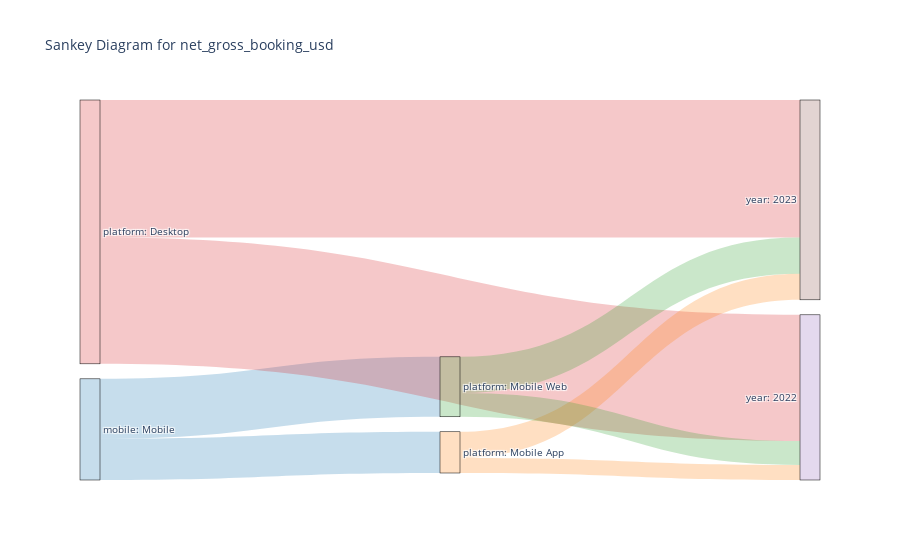

The notebook cell this image was saved under:
### Code cell
sankey_tree_chart = SankeyTree(
    dataframe=df_agg,
    metric="net_gross_booking_usd",
    root_nodes_col="mobile",
    sequence_cols=["platform", "year"]
)

sankey_tree_chart.plot()

### Figure 1 — Plotly figure (JSON) as saved in the notebook; plotly's stock layout.template omitted (floating-point values rounded to 4 significant figures)
{"data": [{"link": {"color": ["rgba(31, 119, 180, 0.25)", "rgba(31, 119, 180, 0.25)", "rgba(214, 39, 40, 0.25)", "rgba(214, 39, 40, 0.25)", "rgba(255, 127, 14, 0.25)", "rgba(255, 127, 14, 0.25)", "rgba(44, 160, 44, 0.25)", "rgba(44, 160, 44, 0.25)"], "source": [0, 0, 3, 3, 1, 1, 2, 2], "target": [1, 2, 4, 5, 4, 5, 4, 5], "value": [104600000.0, 152000000.0, 320200000.0, 349000000.0, 38220000.0, 66360000.0, 60570000.0, 91450000.0]}, "node": {"color": ["rgba(31, 119, 180, 0.25)", "rgba(255, 127, 14, 0.25)", "rgba(44, 160, 44, 0.25)", "rgba(214, 39, 40, 0.25)", "rgba(148, 103, 189, 0.25)", "rgba(140, 86, 75, 0.25)"], "label": ["mobile: Mobile", "platform: Mobile App", "platform: Mobile Web", "platform: Desktop", "year: 2022", "year: 2023"], "line": {"color": "black", "width": 0.5}, "pad": 15, "thickness": 20}, "type": "sankey"}], "layout": {"font": {"size": 10}, "title": {"text": "Sankey Diagram for net_gross_booking_usd"}}}
